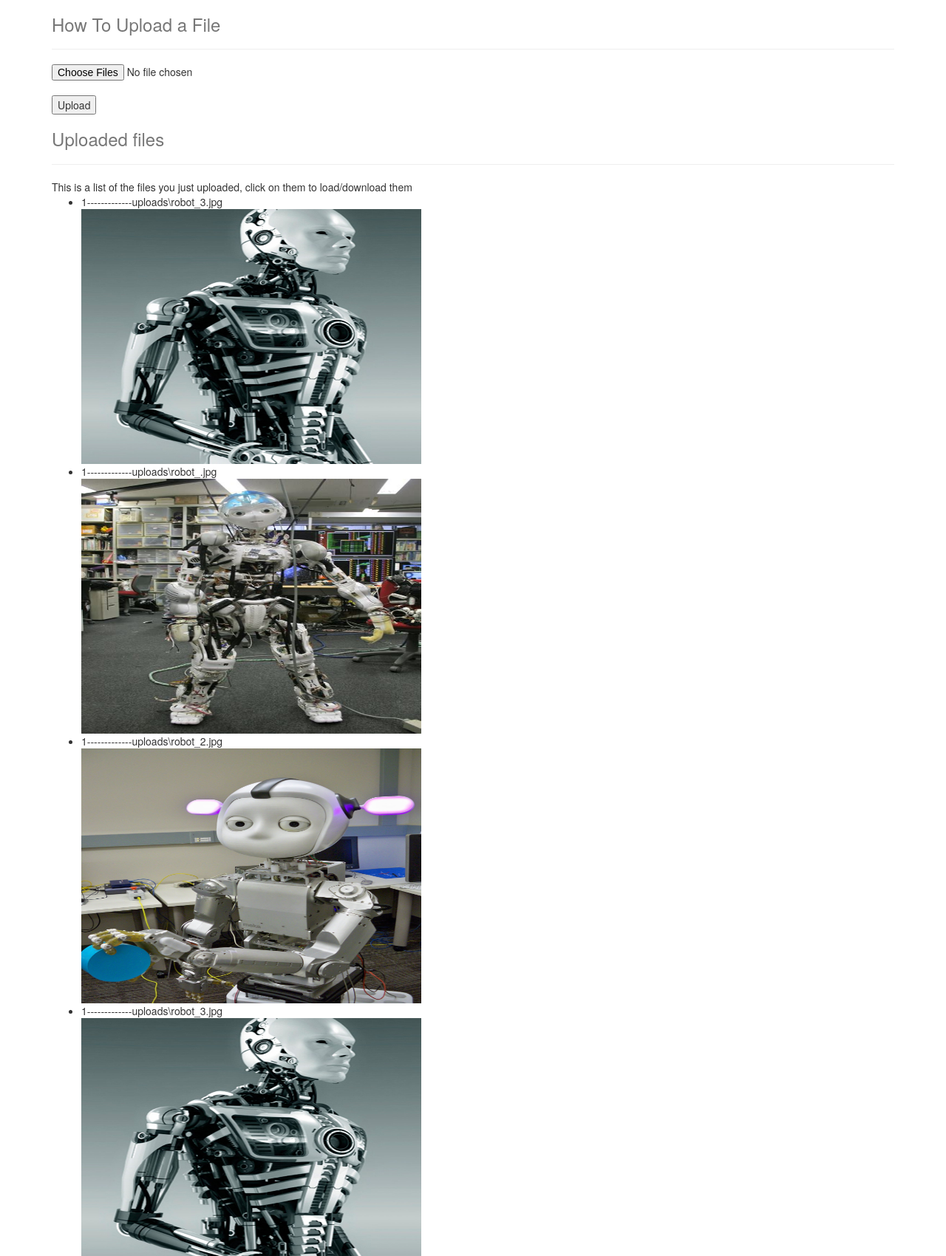
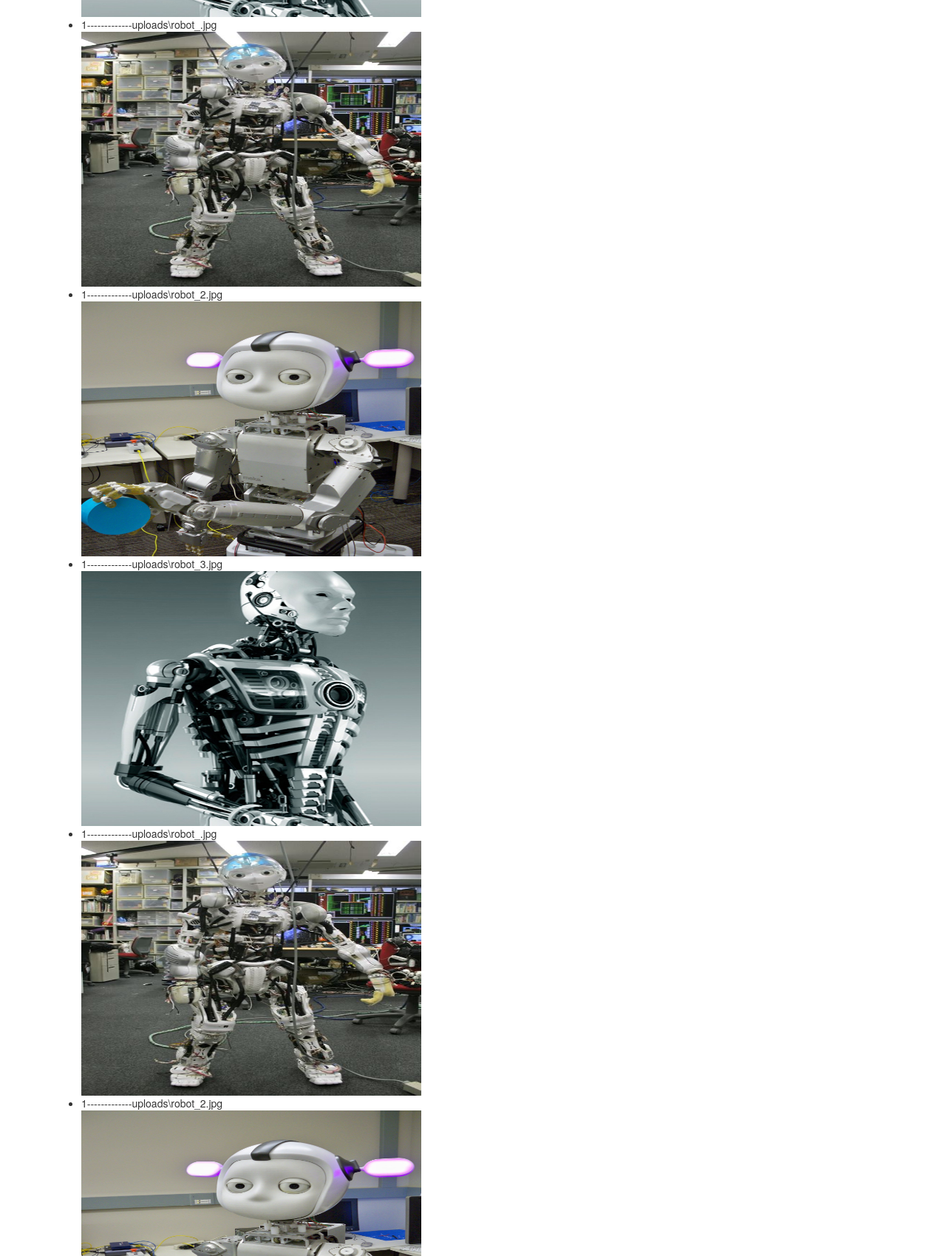
The page /photo_upload/1 (upper part) on the database its author committed (2 pictures, top to bottom).
### app.py (models this page shows)
class Photo(db.Model):
    id = db.Column(db.Integer, primary_key = True)
    album_id = db.Column(db.Integer, db.ForeignKey('album.id'))
    image = db.Column(db.String(100))

### app.py (the view, shortened to what this page needs)
@app.route('/photo_upload/<album_id>', methods=['GET','POST'])
def photo_upload(album_id):
    uploaded_files = request.files.getlist("file[]")
    filenames = []
    photos = Photo.query.filter_by(album_id=album_id).all()
    return render_template('upload.html', photos=photos, album_id = album_id)

### templates/upload.html (shortened to what this page needs)
<!DOCTYPE html>
<html lang="en">
<head>
    <link href="//netdna.bootstrapcdn.com/bootstrap/3.0.0/css/bootstrap.min.css" rel="stylesheet">
</head>
<body>
    <div class="container">
        <div class="header">
            <h3 class="text-muted">How To Upload a File</h3>
        </div>
        <hr/>
        <div>
            <form method="post" enctype="multipart/form-data">
                <input type="file" multiple="" name="file[]" class="span3" /><br />
                <input type="submit" value="Upload" class="span2">
            </form>
        </div>
    </div>
    <div class="container">
        <div class="header">
            <h3 class="text-muted">Uploaded files</h3>
        </div>
        <hr/>
        <div>
            This is a list of the files you just uploaded, click on them to load/download them
            <ul>
                {% for photo in photos %}
                <li>{{photo.album_id}}-------------{{photo.image}}</li>
                <img src="{{photo.image}}" alt="Robot Image" width="460" height="345"> {% endfor %}
            </ul>
        </div>
    </div>
</body>
</html>

### rows shown on the page
Photo: album_id "1", image "uploads\\robot_3.jpg"
Photo: album_id "1", image "uploads\\robot_.jpg"
Photo: album_id "1", image "uploads\\robot_2.jpg"
Photo: album_id "1", image "uploads\\robot_3.jpg"
Photo: album_id "1", image "uploads\\robot_.jpg"
Photo: album_id "1", image "uploads\\robot_2.jpg"
Photo: album_id "1", image "uploads\\robot_3.jpg"
Photo: album_id "1", image "uploads\\robot_.jpg"
Photo: album_id "1", image "uploads\\robot_2.jpg"
